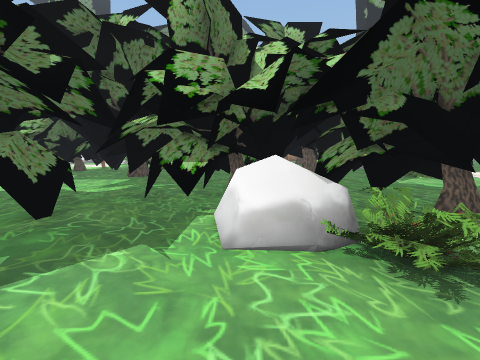
[1] (above)

24 first-person views from a walk through a Unity game level. The camera is 1.4 m above the floor, tilts 8° down and sees 90° across. The floor is counted in squares, 1 m on a side. Each view is taken from the middle of a square. On the plan, view 1 faces up. The plan holds only what a view shows up to about 13 squares ahead; the rest is blank. The place goes on beyond the plan. Some surface patterns are stand-ins.

[2]
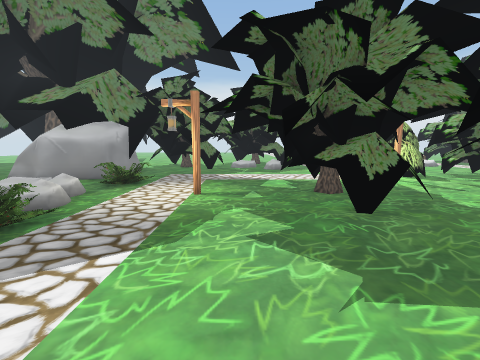

[3]
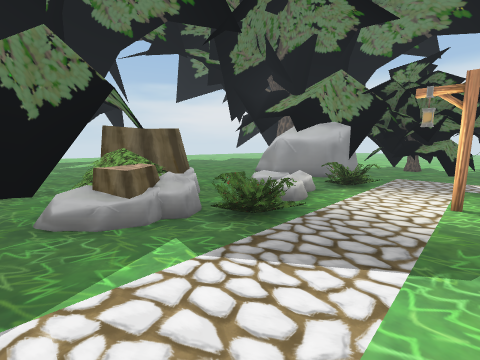

[4]
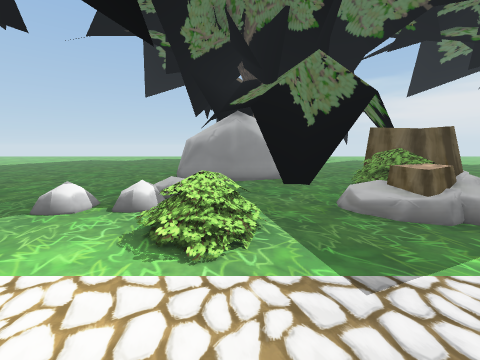

[5]
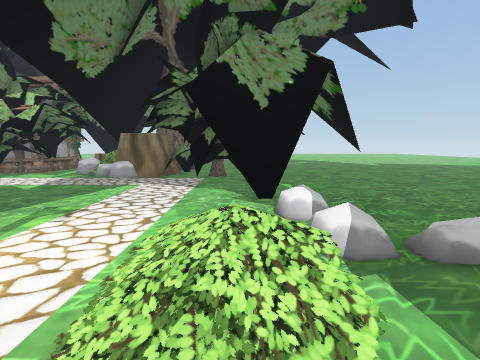

[6]
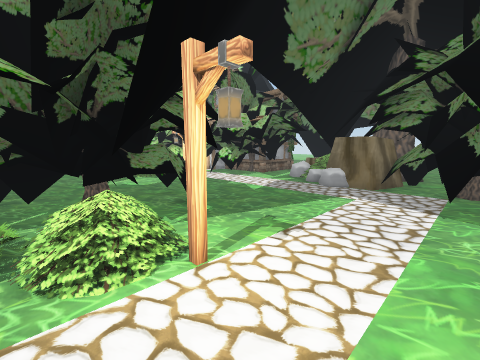

[7]
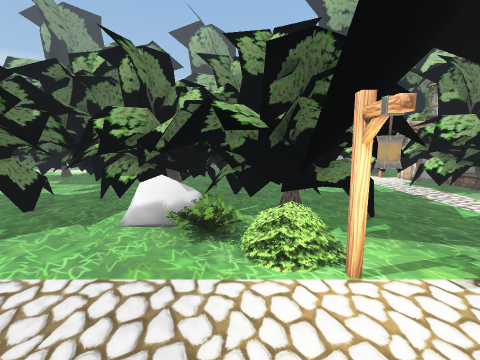

[8]
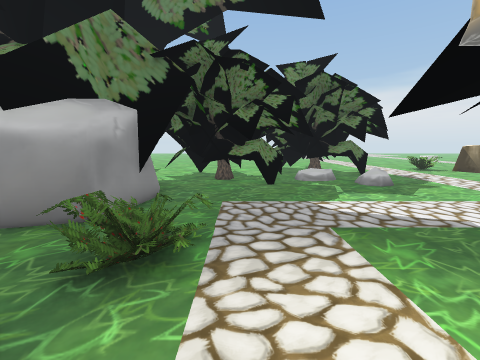

[9]
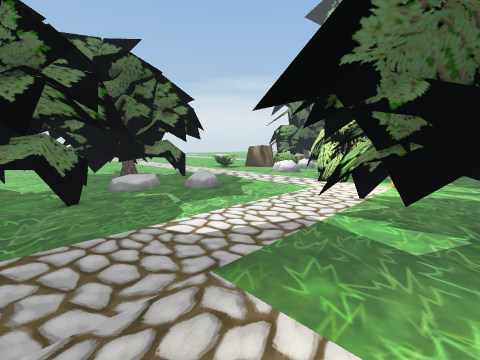

[10]
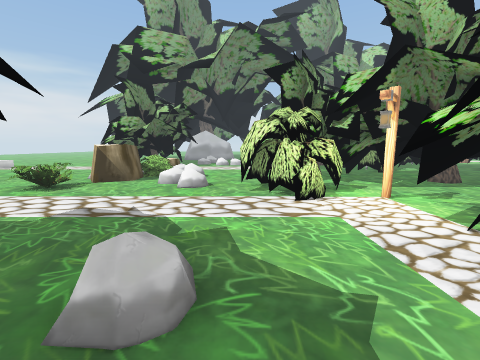

[11]
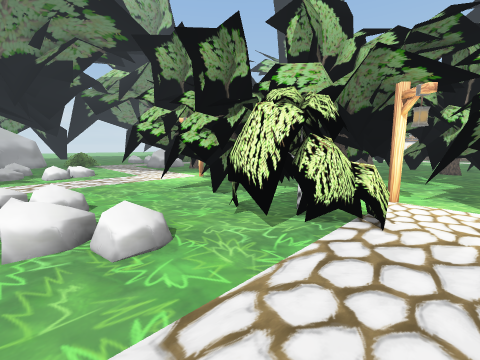

[12]
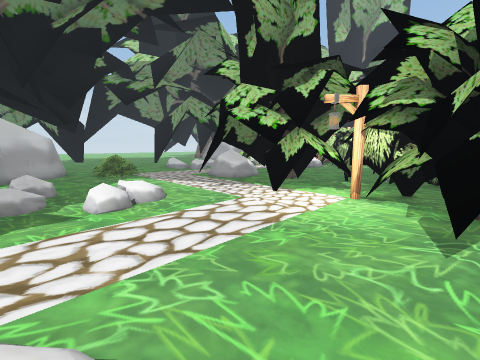

[13]
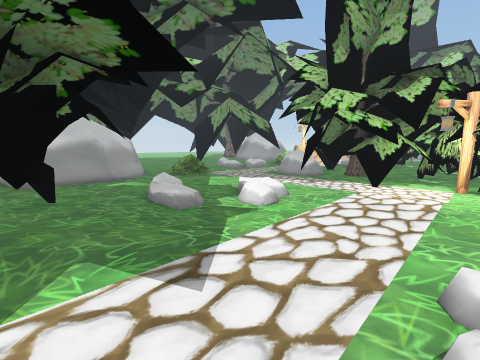

[14]
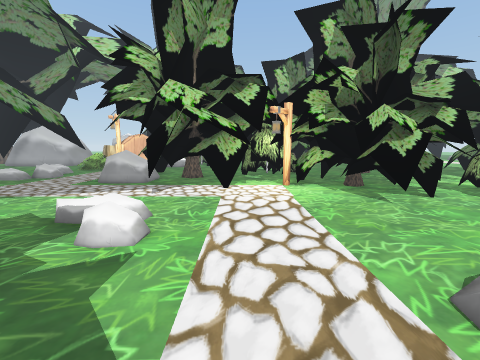

[15]
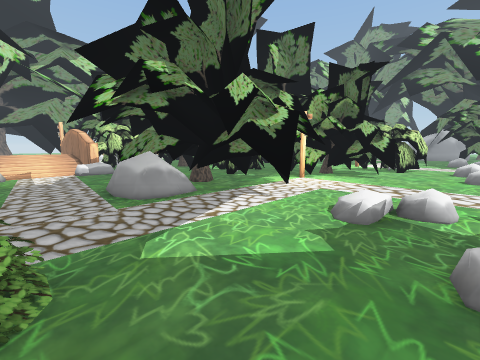

[16]
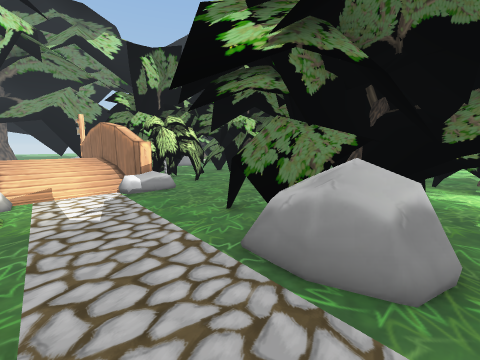

[17]
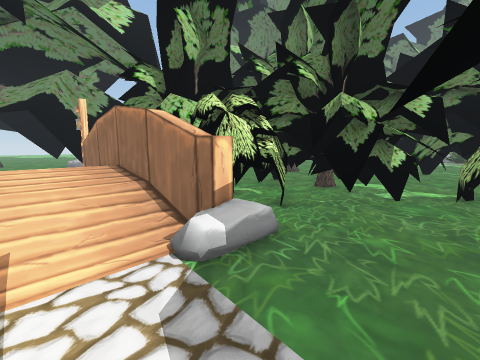

[18]
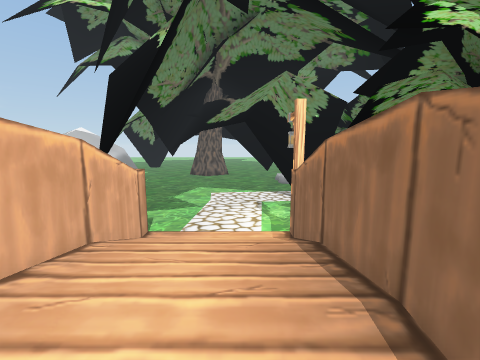

[19]
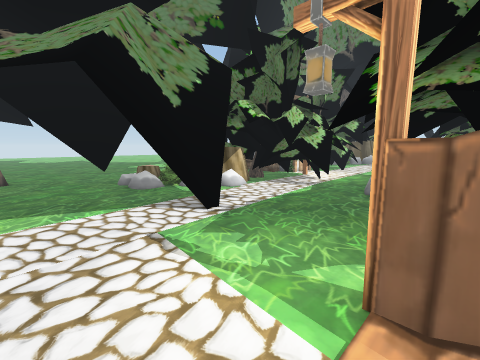

[20]
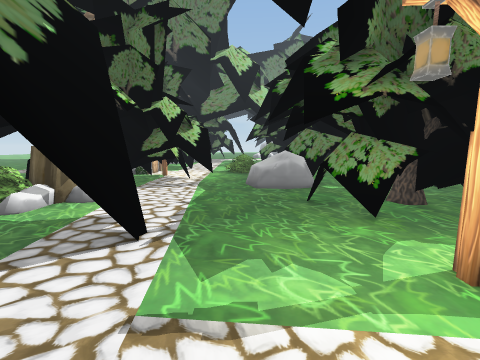

[21]
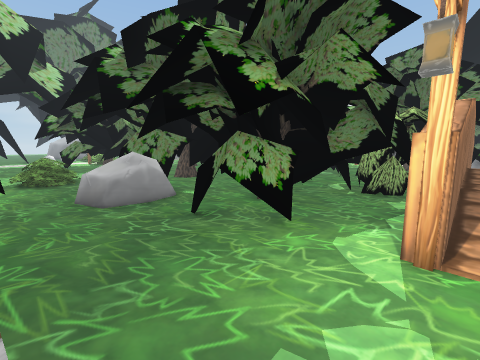

[22]
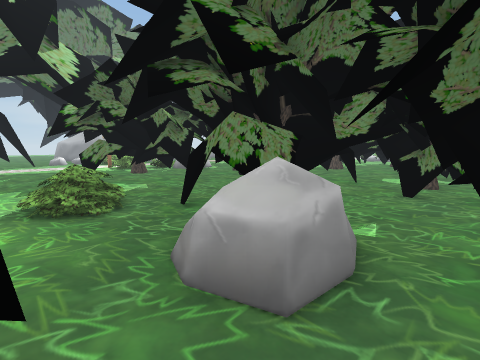

[23]
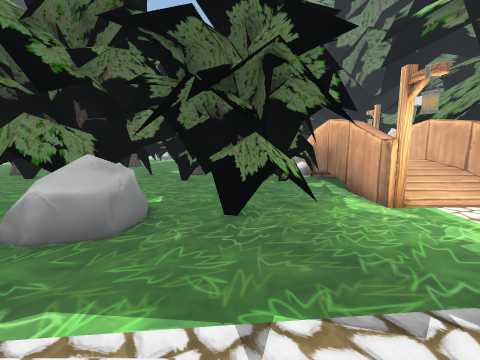

[24]
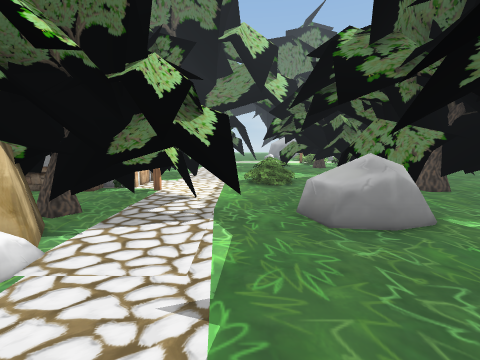

### Floor plan
Key: @ floor where view 1 was taken; # wall or solid block; x gap in a wall; . main floor; : floor 0.25 m higher than the main floor; + floor 0.5 m higher than the main floor; * floor 0.75 m higher than the main floor; / step, stairs or slope; = window, fence, low wall or low ledge; ^ raised ledge; T thing the floor can be seen under or through; B bush; S streetlight; H house; U stump; O other object.
Columns run from 20 left of view 1 to 14 right of it. Each row starts with its distance up from view 1.
 26  ...O...B/......// O^^####^#.......
 25  ..................O//**///........
 24   T ........#O......//**///........
 23   T OO.....OOO#. ..^^^^^^^^S...# ..
 22  T..O. .... O###...OOO##.#.....##..
 21  TT.O.O/.####### ..OOO###......##.O
 20  ....OO/.#######...OO#######......B
 19  .........#####...####   ###.....UO
 18  ........ ##### .###     ##..... UU
 17   ........ ###OOO##      ###O..####
 16  . //......S##O O####    #OOOO#####
 15     /....#OOO###....#    ##OO...##
 14     //..OOOOO###....#    TTT...###
 13 .UU/ O..OOOO## #  ..    T TT./...SH
 12 .UU.//..OOOO##  ###.   TTT.. //..
 11 *B../O..OOOO      #...   ..   /.
 10 //...//OOOO       #.###........ ###
  9 //......OOO##     ##### T.......###
  8  ........O.S#          #TT......###
  7   .........##           TT........#
  6   #.......###  ######    TTT.......
  5  ###.......## ###..####  TTT......O
  4  ### xO....#####....O# TTTT=......O
  3  ### ........ #. ...OOB+: .......#O
  2 ###. O........ .......=/BT ......OO
  1 ##   #........S......../=S.......OO
  0 .... ##.............@........... ##
 -1    ####. ...B....B.............####
 -2    ####....OB/...*+....//....#####
 -3    ### ..#..B/OO.B*/...//....##  #
 -4    ##.  O#O...  ..O /..//OOO.##
 -5           O#.  ..O  /....O.O.#..
 -6           OO   .OOO /....O.........
 -7          OOO....OOOO.... O.........
 -8           O# ... OO###..  .......##
 -9              ..    .###OOO.........
-10                    .. # OOO........

Where each view was taken, in squares from view 1:
view 1: 0 up, 0 right, facing up
view 2: 2 up, 1 right, facing left
view 3: 1 up, 1 right, facing down-left
view 4: 1 up, 3 right, facing down
view 5: 3 down, 2 right, facing right
view 6: 2 down, 3 right, facing up-right
view 7: 3 down, 3 right, facing up
view 8: 1 down, 5 left, facing left
view 9: 1 down, 7 left, facing up-left
view 10: 2 up, 13 left, facing up
view 11: 7 up, 16 left, facing up-right
view 12: 14 up, 16 left, facing up-right
view 13: 16 up, 19 left, facing up-right
view 14: 18 up, 18 left, facing right
view 15: 26 up, 15 left, facing down-right
view 16: 26 up, 9 left, facing down-right
view 17: 25 up, 4 left, facing down-right
view 18: 24 up, 1 right, facing right
view 19: 25 up, 6 right, facing down-right
view 20: 25 up, 9 right, facing down
view 21: 23 up, 10 right, facing down-left
view 22: 18 up, 10 right, facing down-left
view 23: 19 up, 12 right, facing left
view 24: 21 up, 10 right, facing down
